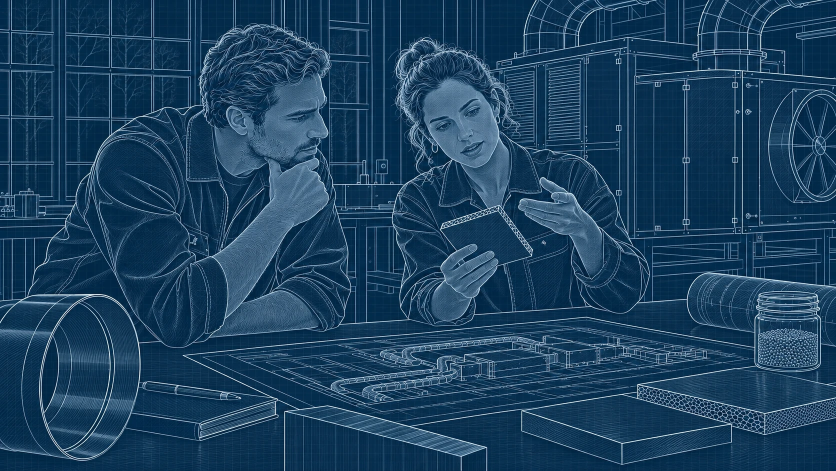
#> input picture tools/drawing-src/22-proces-analyse.webp, 1672 x 941 px (shown at 1/2 size)
$ python -i drawing_versions.py   (imports and definitions only)
#> lines starting #> are read from the running program, lines starting #| are printed output that depends on the picture
#> further down, picture is the input picture: PIL image 1672x941 RGB; mean R, G, B 26.3, 64.2, 94.5
"""Blueprint line drawings of the werkwijze photos (home block 5 "Van tekening tot installatie").

Each step first shows its photo as a technical drawing (pale lines on a steel drawing sheet with a 24px grid); scrolling
plots the real photo over it behind the red scan line. Lines come from a difference of Gaussians on the photo, so the
drawing matches the photo pixel for pixel. Designer drawings win: a file tools/drawing-src/<name>.{webp,png,jpg} (same
1672 x 941 framing as the photo, registered to it) is used instead of the generated one.
Writes images/<name>-tekening-<w>.{webp,avif} + manifest entries.
Run: python tools/drawing_versions.py"""
import json, os
from PIL import Image, ImageFilter, ImageOps, ImageChops, ImageDraw

ROOT = os.path.dirname(os.path.dirname(os.path.abspath(__file__)))
IMG = os.path.join(ROOT, 'images')
NAMES = ['22-proces-analyse', '23-proces-engineering', '24-proces-realisatie', '25-proces-inbedrijfstelling']
SHEET, MINOR, MAJOR, INK = (14, 42, 71), (22, 58, 94), (30, 70, 110), (214, 228, 242)


def drawing(im):
    g = im.convert('L')
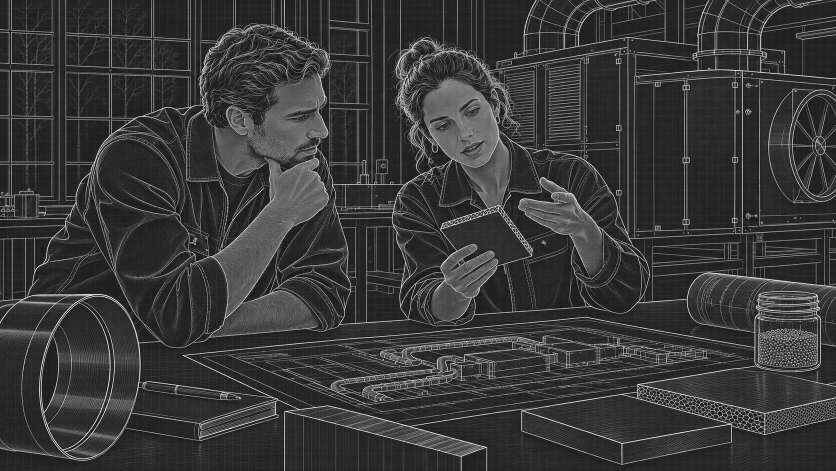
#> g: PIL image 1672x941 L (shown at 1/2 size); min 3, max 252, mean 56.4
    s = g.width / 800                                    # keep the line weight constant across sizes
#> s = 2.09
    a = g.filter(ImageFilter.GaussianBlur(1.2 * s)); b = g.filter(ImageFilter.GaussianBlur(3.2 * s))
#> after `a = g.filter(ImageFilter.GaussianBlur(1.2 * s))`:
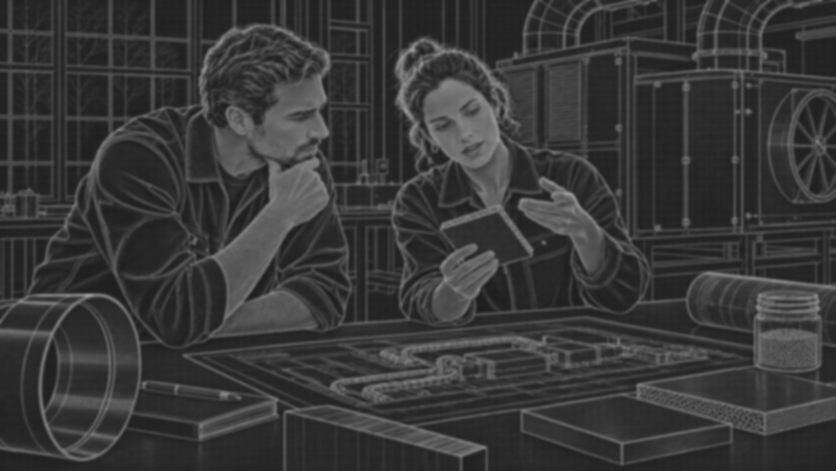
#> a: PIL image 1672x941 L (shown at 1/2 size); min 29, max 161, mean 56.3
    lines = ImageOps.autocontrast(ImageChops.subtract(b, a), cutoff=1.5)
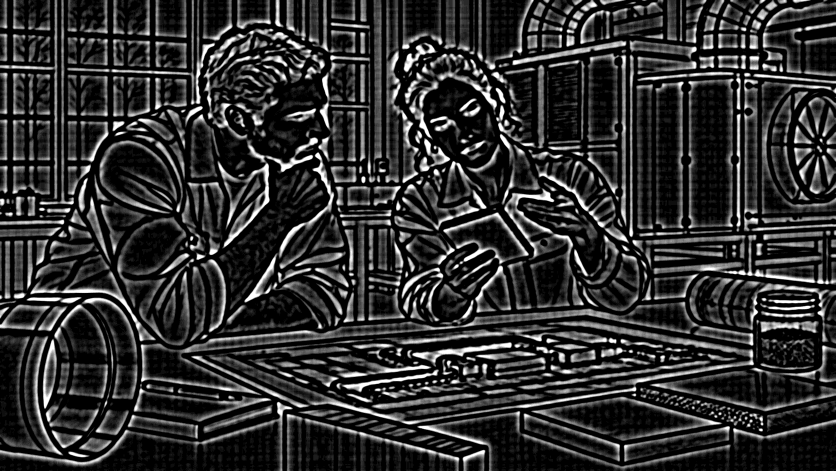
#> lines: PIL image 1672x941 L (shown at 1/2 size); min 0, max 255, mean 47.9
    lines = lines.point(lambda v: 0 if v < 38 else min(255, int((v - 38) * 2.2)))
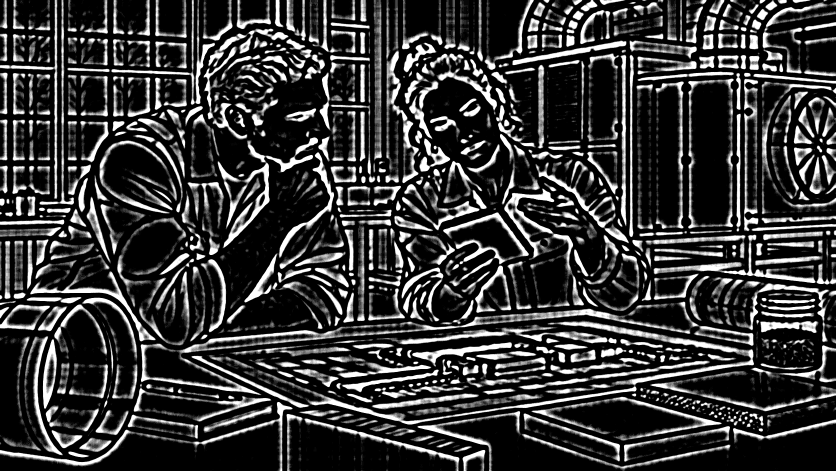
#> lines: PIL image 1672x941 L (shown at 1/2 size); min 0, max 255, mean 55.7
    W, H = g.size
#> W = 1672; H = 941
    sheet = Image.new('RGB', (W, H), SHEET)
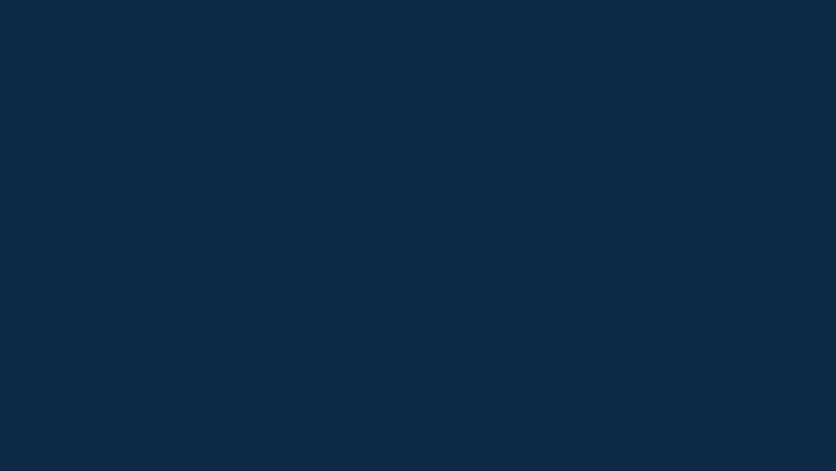
#> sheet: PIL image 1672x941 RGB (shown at 1/2 size); mean R, G, B 14, 42, 71
    d = ImageDraw.Draw(sheet)
    step = max(12, round(24 * s))
#> step = 50
    for x in range(0, W, step):
        d.line([(x, 0), (x, H)], fill=MAJOR if (x // step) % 4 == 0 else MINOR)
    for y in range(0, H, step):
        d.line([(0, y), (W, y)], fill=MAJOR if (y // step) % 4 == 0 else MINOR)
    return Image.composite(Image.new('RGB', (W, H), INK), sheet, lines)
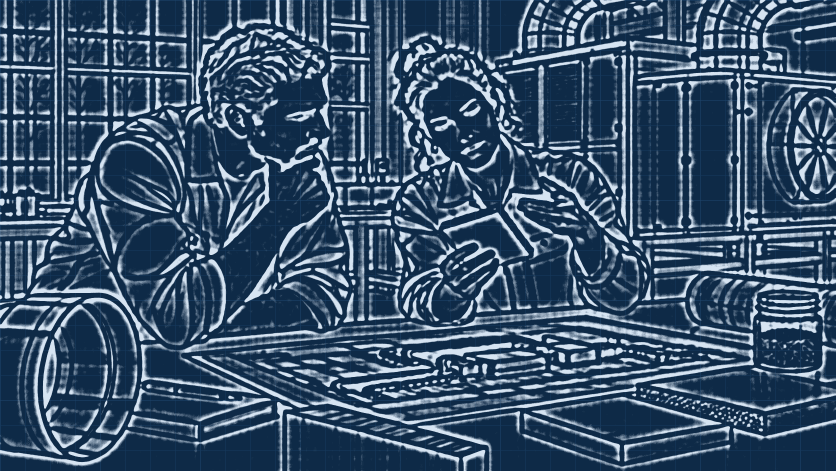
#> returned value: PIL image 1672x941 RGB (shown at 1/2 size); mean R, G, B 58, 83.2, 109.2


SRC = os.path.join(ROOT, 'tools', 'drawing-src')


def designer(n):
    for ext in ('webp', 'png', 'jpg'):
        f = os.path.join(SRC, f'{n}.{ext}')
        if os.path.exists(f):
            return Image.open(f).convert('RGB')
    return None


def main():
    man = json.load(open(os.path.join(IMG, 'manifest.json'), encoding='utf-8'))
    for n in NAMES:
        m = man[n]
        widths = [w for w in m['widths'] if w <= 1200]
        given = designer(n)
        for w in widths:
            if given is not None:
                out = given.resize((w, round(given.height * w / given.width)), Image.LANCZOS)
            else:
                out = drawing(Image.open(os.path.join(IMG, f'{n}-{w}.webp')))
            out.save(os.path.join(IMG, f'{n}-tekening-{w}.webp'), quality=82)
            try:
                out.save(os.path.join(IMG, f'{n}-tekening-{w}.avif'), quality=58)
            except Exception as e:
                print('avif skipped', e)
        h = round(m['h'] * widths[-1] / m['w'])
        man[n + '-tekening'] = {'w': widths[-1], 'h': h, 'widths': widths, 'alpha': False}
        print(n, widths, 'designer' if given is not None else 'generated')
    json.dump(man, open(os.path.join(IMG, 'manifest.json'), 'w', encoding='utf-8'), indent=2, ensure_ascii=False)


# [2 lines not run here, left out]

>>> from PIL import Image
>>> picture = Image.open('drawing-src/22-proces-analyse.webp')
>>> result = drawing(picture)
